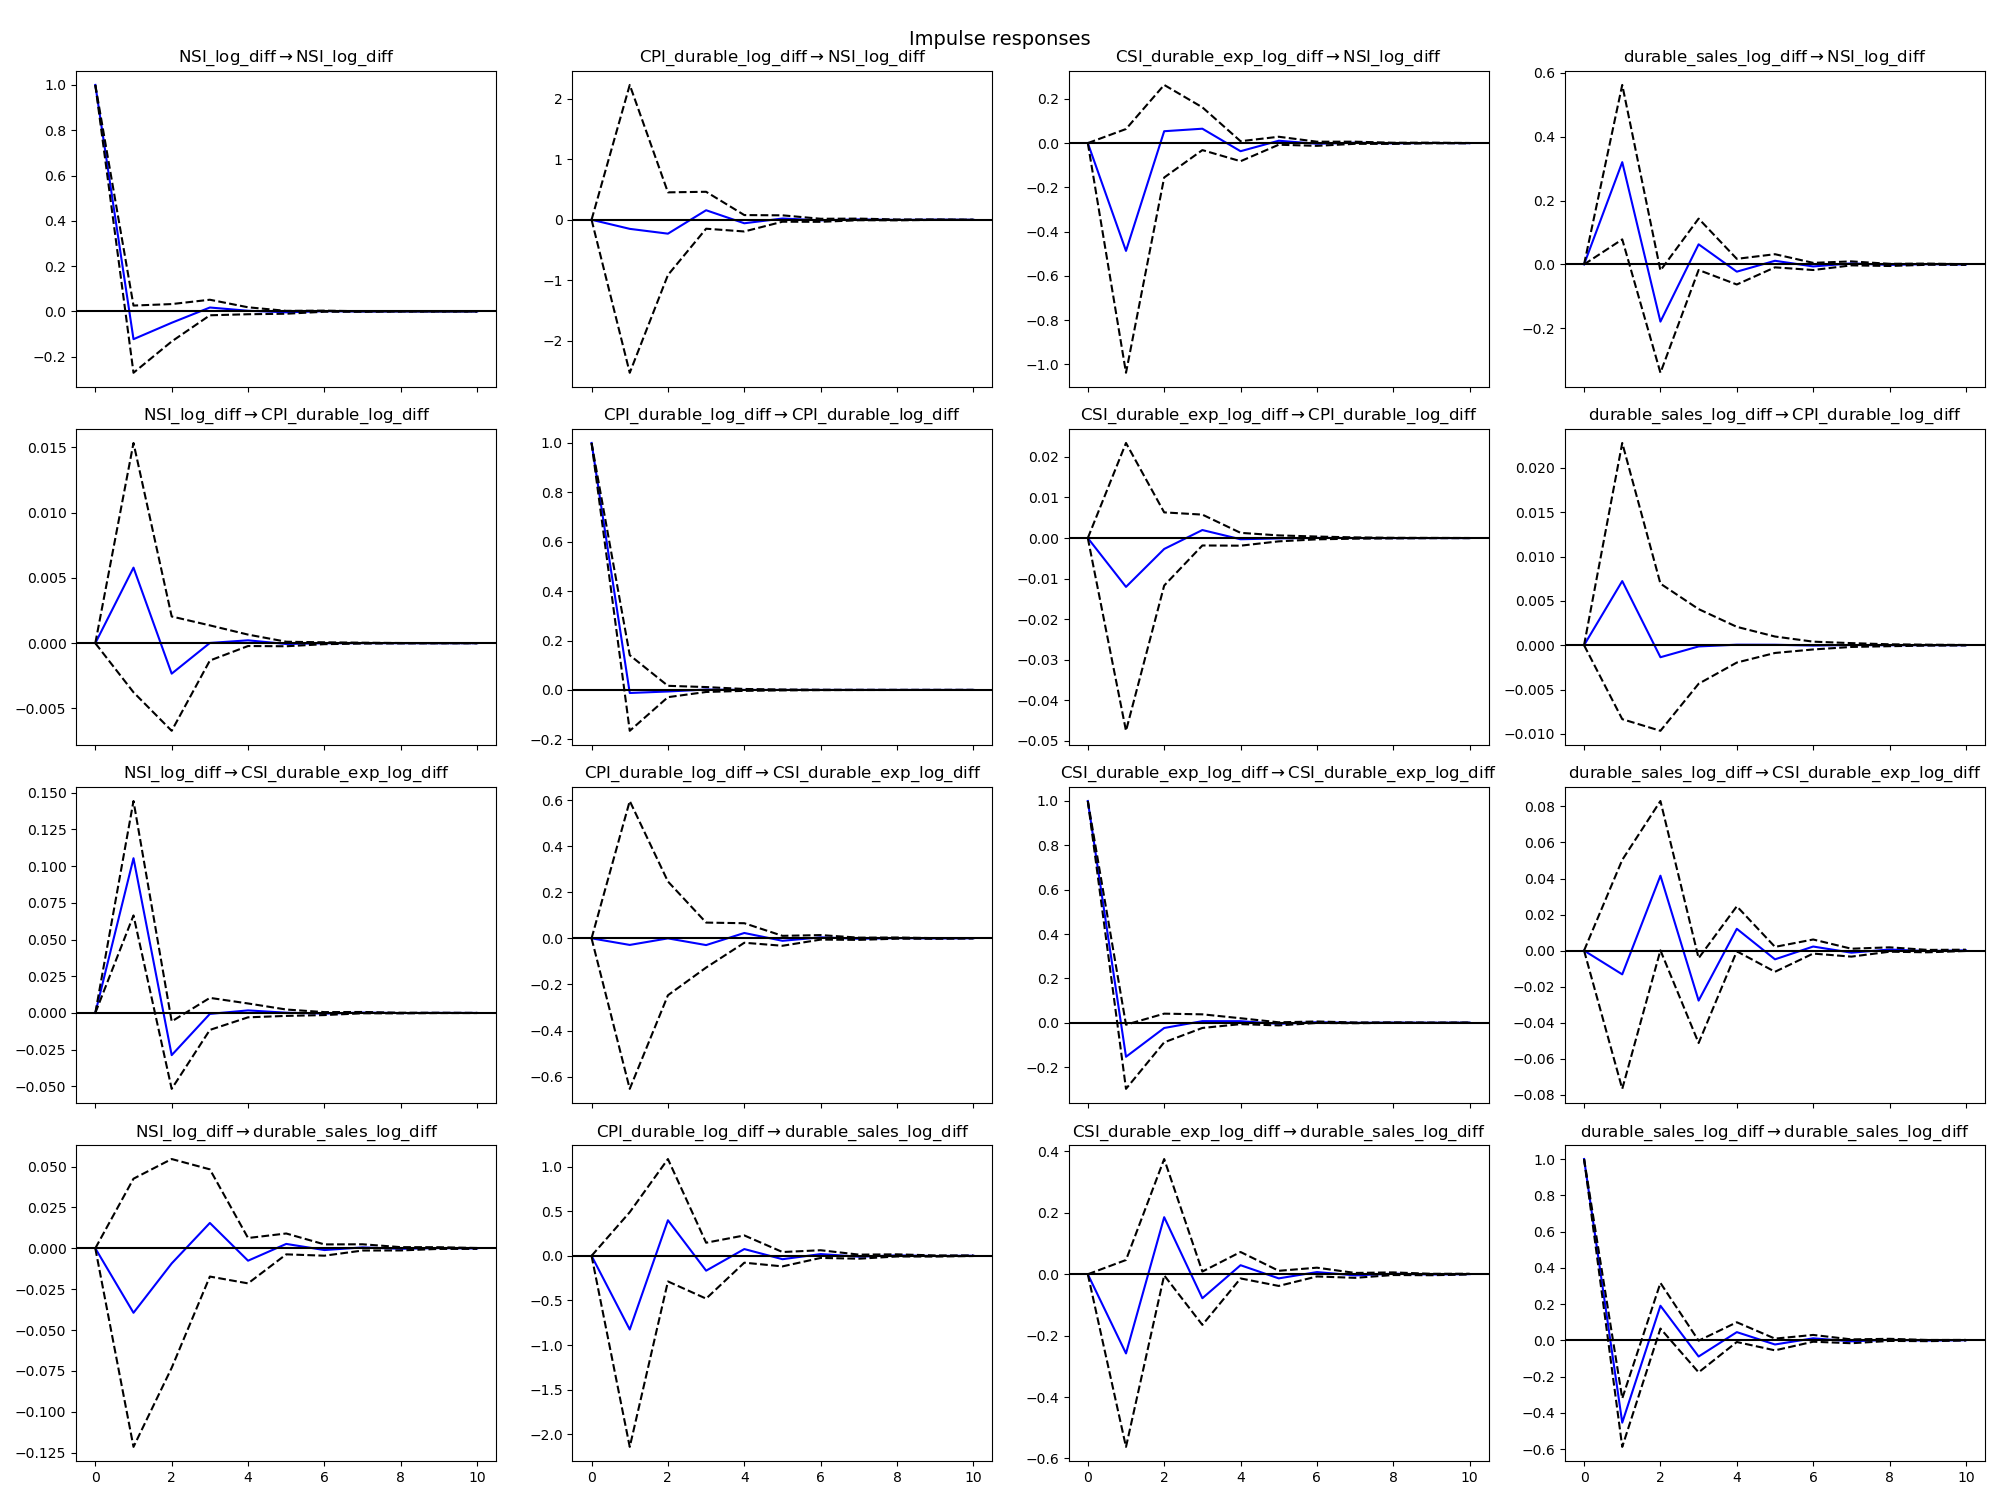

The script that drew this image:
# 모든 코드 맨 위에 이거 복붙하셈
import os 
os.chdir('C:/Users/Awesomemin/Desktop/연구아카이브/Project_Thesis/Exercises/소비_model2')
os.getcwd()
#======================================================================================================#
# 1. merge 가져오기
from Data_Integration import merge
#======================================================================================================#
# 2. VAR 모델적합
from statsmodels.tsa.api import VAR
model = VAR(merge)
var_result = model.fit(1)  
#======================================================================================================#
# 3. 충격반응함수
import matplotlib.pyplot as plt
irf = var_result.irf(10)
irf.plot(orth=False)
plt.tight_layout()
plt.show()
